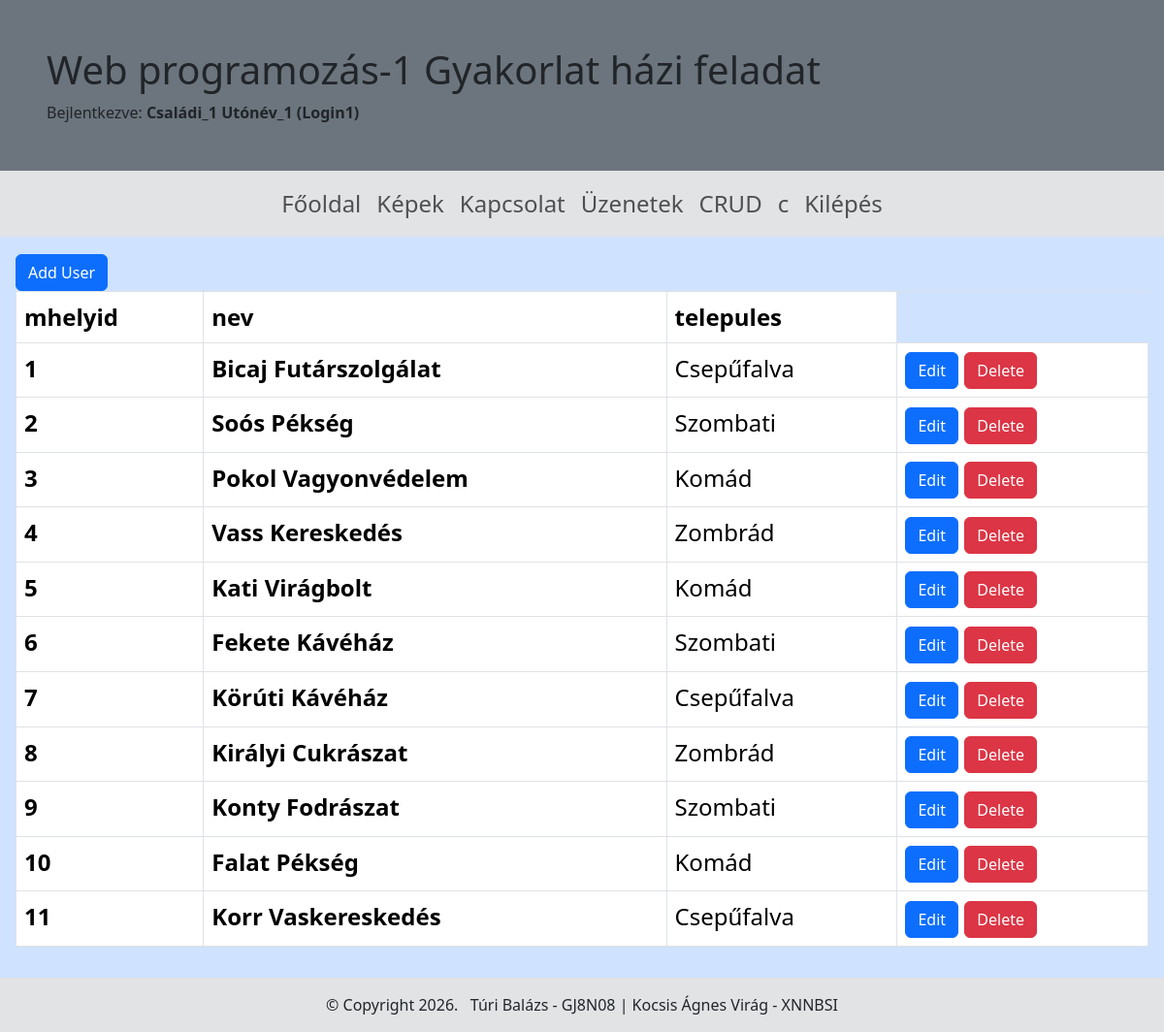
Page /tablazat (signed in) on the committed database.
### tables this page shows
CREATE TABLE `munkaado` (
  `mhelyid` int(11) NOT NULL,
  `nev` varchar(25) NOT NULL,
  `telepules` varchar(20) NOT NULL
);

### index.php (called while the page is built, shortened)
<?php
	include('./templates/index.tpl.php');
?>

### templates/pages/tablazat.tpl.php (the view)
<?php
  include 'db_connect.php';
  $stmt = $connect->prepare('SELECT * FROM munkaado Order by mhelyid');
  $stmt->execute();
?>
<a href="createuser" class="createbtn"><button class="btn btn-primary">Add User</button></a>
<table class="table table-bordered">
  <thead>
    <tr>
      <th>mhelyid</th>
      <th>nev</th>
      <th>telepules</th>
    </tr>
  </thead>
  <tbody>
    <?php
        while ($data = $stmt->fetch(PDO::FETCH_ASSOC)) {
    ?>
    <tr>
      <th><?php echo $data['mhelyid']; ?></th>
      <th><?php echo $data['nev']; ?></th>
      <td><?php echo $data['telepules']; ?></td>
      <td>
        <?php
            echo '<a href="edituser?mhelyid='.$data['mhelyid'].'"><button class="btn btn-primary">Edit</button></a> ';
            echo '<a href="deleteuser?mhelyid='.$data['mhelyid'].'"><button class="btn btn-danger">Delete</button></a>';
        ?>
      </td>
    </tr>
    <?php
        }
    ?>
  </tbody>
</table>

### rows in the picture
munkaado: mhelyid "1", nev "Bicaj Futárszolgálat", telepules "Csepűfalva"
munkaado: mhelyid "2", nev "Soós Pékség", telepules "Szombati"
munkaado: mhelyid "3", nev "Pokol Vagyonvédelem", telepules "Komád"
munkaado: mhelyid "4", nev "Vass Kereskedés", telepules "Zombrád"
munkaado: mhelyid "5", nev "Kati Virágbolt", telepules "Komád"
munkaado: mhelyid "6", nev "Fekete Kávéház", telepules "Szombati"
munkaado: mhelyid "7", nev "Körúti Kávéház", telepules "Csepűfalva"
munkaado: mhelyid "8", nev "Királyi Cukrászat", telepules "Zombrád"
munkaado: mhelyid "9", nev "Konty Fodrászat", telepules "Szombati"
munkaado: mhelyid "10", nev "Falat Pékség", telepules "Komád"
munkaado: mhelyid "11", nev "Korr Vaskereskedés", telepules "Csepűfalva"

### other values in the picture
$fejlec['cim'] "Web programozás-1 Gyakorlat házi feladat"
$_SESSION['csn'] "Családi_1"
$_SESSION['un'] "Utónév_1"
$_SESSION['login'] "Login1"
$oldal['szoveg'] "Főoldal"
$oldal['szoveg'] "Képek"
$oldal['szoveg'] "Kapcsolat"
$oldal['szoveg'] "Üzenetek"
$oldal['szoveg'] "CRUD"
$oldal['szoveg'] "c"
$oldal['szoveg'] "Kilépés"
$lablec['copyright'] "Copyright 2026."
$lablec['ceg'] "Túri Balázs - GJ8N08 | Kocsis Ágnes Virág - XNNBSI"
